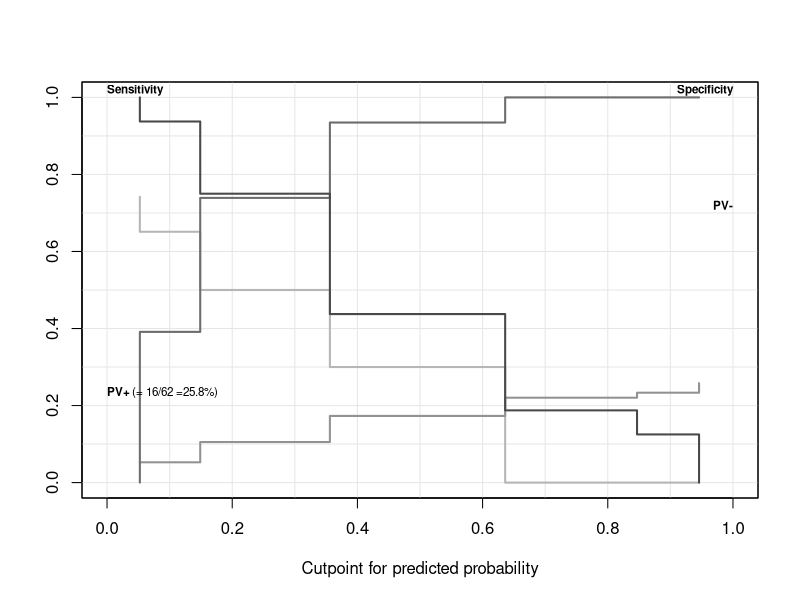
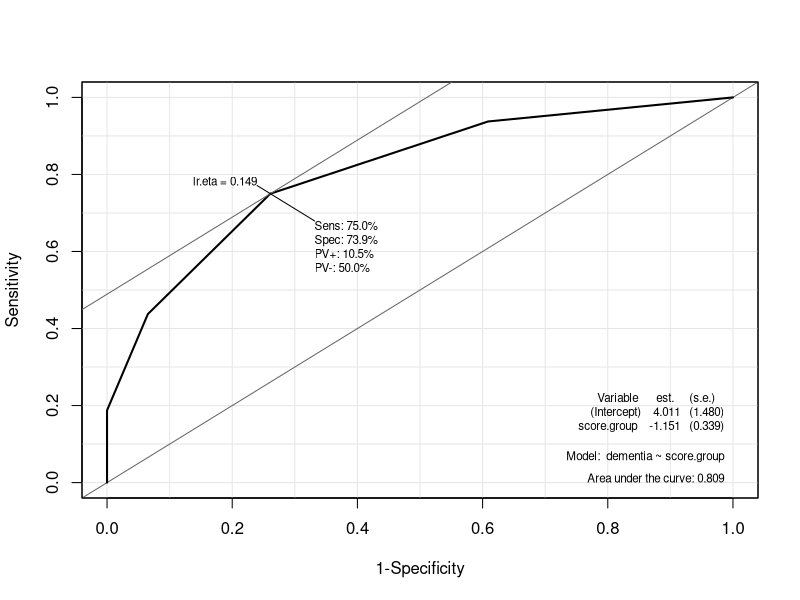
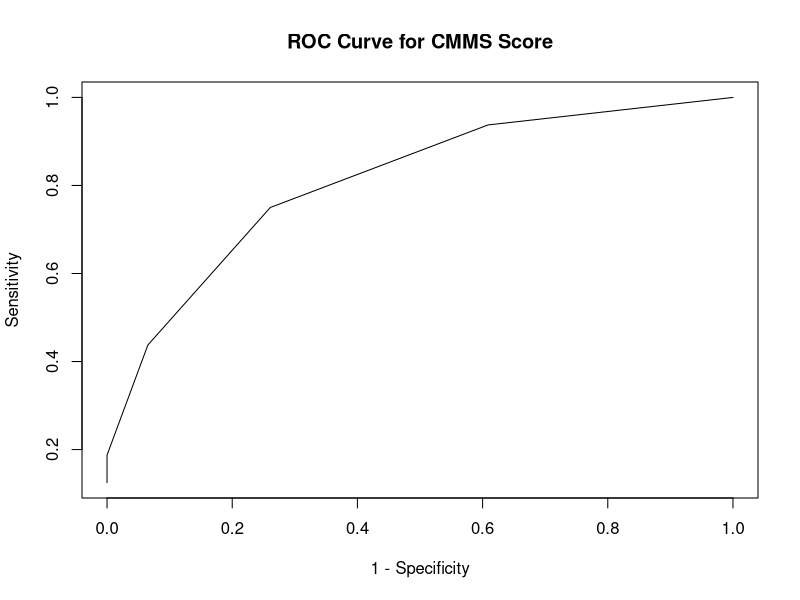

Write the R code that produced these figures, in order.
## ---- chunk 1
knitr::opts_chunk$set(echo = TRUE)
## ---- chunk 2
# Load the libraries.
library(Epi)
library(knitr)
## ---- chunk 3
# Make the data table.
cmms <- as.data.frame(matrix(c(0,2,0,1,3,4,9,5,16,3,18,1),ncol = 2,byrow = T))
cols<- c("non.demented","demented")
rows <- c("0-5","6-10","11-15","16-20","21-25","26-30")
colnames(cmms) <- cols
rownames(cmms) <- rows
cmms <- cmms[,c("demented","non.demented")]
kable(cmms)
# Convert to 2 x 2 table using <= 20 cutoff.
cmms20 <- cbind(c(sum(cmms$demented[1:4]),sum(cmms$demented[5:6])),
                c(sum(cmms$non.demented[1:4]),sum(cmms$non.demented[5:6])))
colnames(cmms20) <- c("demented","non.demented")
rownames(cmms20) <- c("<= 20",">20")
kable(cmms20)
# Sensitivity = a / (a + c) * 100, specificity = d / (d + b) * 100
sens20 <- (cmms20[1,1] / (sum(cmms20[,1])))*100
spec20 <- (cmms20[2,2] / (sum(cmms20[,2])))*100
sens20
spec20
## ---- chunk 4
# Make empty vectors for sensitivity and specificity.
spec <- NULL
sens <- NULL
# Use a for loop to calculate each cutoff.
for (r in 1:nrow(cmms)) {
  if (r<nrow(cmms)){
    new.table <- cbind(c(sum(cmms$demented[1:r],na.rm = TRUE),
                         sum(cmms$demented[(r+1):6],na.rm = TRUE)),
                       c(sum(cmms$non.demented[1:r],na.rm = TRUE),
                         sum(cmms$non.demented[(r+1):6],na.rm = TRUE)))
  } else {
    new.table <- cbind(c(sum(cmms$demented[1:r],na.rm = TRUE),0),
                       c(sum(cmms$non.demented[1:r],na.rm = TRUE),0))
  }
  sens <- c(sens,(new.table[1,1] / (sum(new.table[,1]))))
  spec <- c(spec,(new.table[2,2] / (sum(new.table[,2]))))
}
# Put results in a nice table.
sens.spec.table <- as.data.frame(matrix(nrow = 6,ncol = 3))
colnames(sens.spec.table) <- c("Cutoff","Sensitivity","Specificity")
sens.spec.table$Cutoff <- c("<=5", "<=10", "<=15", "<=20", "<=25","<=30")
sens.spec.table$Sensitivity <- sens
sens.spec.table$Specificity <- spec
kable(sens.spec.table)
## ---- chunk 5
# Make a dataframe where each row is one person in the original dataset. 
roc.data <- as.data.frame(matrix(nrow = sum(cmms),ncol = 2))
colnames(roc.data) <- c("score.group","dementia")
# Convert score groups into numbers 1-6, fill in score group column based on 
# the total for the corresponding row in the original data.
roc.data$score.group <- c(rep(1,sum(cmms[1,])),
                          rep(2,sum(cmms[2,])),
                          rep(3,sum(cmms[3,])),
                          rep(4,sum(cmms[4,])),
                          rep(5,sum(cmms[5,])),
                          rep(6,sum(cmms[6,])))
# Dementia = 1, non-dementia = 0
roc.data$dementia <- c(rep(0,cmms$non.demented[1]),rep(1,cmms$demented[1]),
                       rep(0,cmms$non.demented[2]),rep(1,cmms$demented[2]),
                       rep(0,cmms$non.demented[3]),rep(1,cmms$demented[3]),
                       rep(0,cmms$non.demented[4]),rep(1,cmms$demented[4]),
                       rep(0,cmms$non.demented[5]),rep(1,cmms$demented[5]),
                       rep(0,cmms$non.demented[6]),rep(1,cmms$demented[6]))
# Run the Epi package's ROC function.
roc <- ROC(form = dementia ~ score.group,data = roc.data)
## ---- chunk 6
# Plot the table from part B, with lines connecting the points.
plot((1 - sens.spec.table$Specificity),sens.spec.table$Sensitivity,type = "l",xlab = "1 - Specificity",ylab = "Sensitivity",main = "ROC Curve for CMMS Score")
# Calculate AUC with the trapezoidal rule.
AUC <- 0
for (v in 2:nrow(sens.spec.table)) {
  a <- sens.spec.table$Sensitivity[v-1]
  b <- sens.spec.table$Sensitivity[v]
  h <- (1 - sens.spec.table$Specificity[v]) - 
    (1 - sens.spec.table$Specificity[v-1])
  trap <- ((a+b)/2)*h
  AUC <- AUC + trap
}
AUC
## ---- chunk 7
# Sensitivity and specificity values at <= 20 cutoff.
spec <- sens.spec.table$Specificity[4]
sens <- sens.spec.table$Sensitivity[4]
# For 10% prevalence
prior <- 0.1
PPV1 <- (sens * prior)/((sens*prior)+((1-spec) * (1-prior)))
PPV1
NPV1 <- (spec * (1-prior))/(((1-sens)*prior)+(spec*(1-prior)))
NPV1
# For 40% prevalence
prior <- 0.4
PPV2 <- (sens * prior)/((sens*prior)+((1-spec) * (1-prior)))
PPV2
NPV2 <- (spec * (1-prior))/(((1-sens)*prior)+(spec*(1-prior)))
NPV2
## ---- chunk 8
# Calculate likelihood ratios.
sens.spec.table$lr.plus <- 
  sens.spec.table$Sensitivity / (1 - sens.spec.table$Specificity)
sens.spec.table$lr.minus <- 
  (1 - sens.spec.table$Sensitivity) / sens.spec.table$Specificity
# Calculate posterior odds for prevalence 0.3. 
prior <- 0.3
sens.spec.table$post.odds <- prior * sens.spec.table$lr.plus
sens.spec.table$post.odds.no <- (1 - prior) * (1/sens.spec.table$lr.minus)
kable(sens.spec.table)
